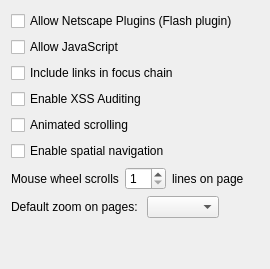
             <widget class="QWidget" name="tab">
              <attribute name="title">
               <string>Web Configuration</string>
              </attribute>
              <layout class="QGridLayout" name="gridLayout_18">
               <item row="0" column="0">
                <layout class="QVBoxLayout" name="verticalLayout">
                 <item>
                  <widget class="QCheckBox" name="allowPlugins">
                   <property name="text">
                    <string>Allow Netscape Plugins (Flash plugin)</string>
                   </property>
                  </widget>
                 </item>
                 <item>
                  <widget class="QCheckBox" name="allowJavaScript">
                   <property name="text">
                    <string>Allow JavaScript</string>
                   </property>
                  </widget>
                 </item>
                 <item>
                  <widget class="QCheckBox" name="linksInFocusChain">
                   <property name="text">
                    <string>Include links in focus chain</string>
                   </property>
                  </widget>
                 </item>
                 <item>
                  <widget class="QCheckBox" name="xssAuditing">
                   <property name="text">
                    <string extracomment="try to detect possible XSS attacks when executing javascript">Enable XSS Auditing</string>
                   </property>
                  </widget>
                 </item>
                 <item>
                  <widget class="QCheckBox" name="animateScrolling">
                   <property name="text">
                    <string>Animated scrolling</string>
                   </property>
                  </widget>
                 </item>
                 <item>
                  <widget class="QCheckBox" name="spatialNavigation">
                   <property name="text">
                    <string>Enable spatial navigation</string>
                   </property>
                  </widget>
                 </item>
                </layout>
               </item>
               <item row="2" column="0">
                <layout class="QHBoxLayout" name="horizontalLayout_11">
                 <item>
                  <widget class="QLabel" name="label_14">
                   <property name="sizePolicy">
                    <sizepolicy hsizetype="Fixed" vsizetype="Preferred">
                     <horstretch>0</horstretch>
                     <verstretch>0</verstretch>
                    </sizepolicy>
                   </property>
                   <property name="text">
                    <string>Mouse wheel scrolls</string>
                   </property>
                  </widget>
                 </item>
                 <item>
                  <widget class="QSpinBox" name="wheelScroll">
                   <property name="sizePolicy">
                    <sizepolicy hsizetype="Fixed" vsizetype="Fixed">
                     <horstretch>0</horstretch>
                     <verstretch>0</verstretch>
                    </sizepolicy>
                   </property>
                   <property name="minimum">
                    <number>1</number>
                   </property>
                  </widget>
                 </item>
                 <item>
                  <widget class="QLabel" name="label_26">
                   <property name="text">
                    <string>lines on page</string>
                   </property>
                  </widget>
                 </item>
                </layout>
               </item>
               <item row="3" column="0">
                <layout class="QHBoxLayout" name="horizontalLayout_12">
                 <item>
                  <widget class="QLabel" name="label_44">
                   <property name="text">
                    <string>Default zoom on pages: </string>
                   </property>
                  </widget>
                 </item>
                 <item>
                  <widget class="QComboBox" name="defaultZoomLevel"/>
                 </item>
                 <item>
                  <spacer name="horizontalSpacer_12">
                   <property name="orientation">
                    <enum>Qt::Horizontal</enum>
                   </property>
                   <property name="sizeHint" stdset="0">
                    <size>
                     <width>40</width>
                     <height>20</height>
                    </size>
                   </property>
                  </spacer>
                 </item>
                </layout>
               </item>
               <item row="4" column="0">
                <spacer name="verticalSpacer_9">
                 <property name="orientation">
                  <enum>Qt::Vertical</enum>
                 </property>
                 <property name="sizeHint" stdset="0">
                  <size>
                   <width>20</width>
                   <height>40</height>
                  </size>
                 </property>
                </spacer>
               </item>
              </layout>
             </widget>
